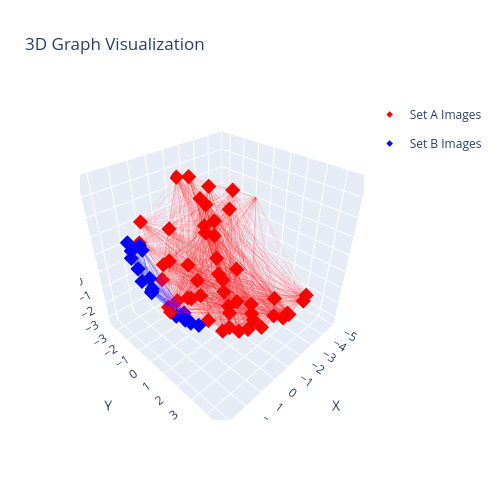

Notebook code cell kept with this figure:
### Code cell
utils.vis.plot_3D_graph(graph_a, graph_b)

### Figure 1 — Plotly figure (JSON) as saved in the notebook; plotly's stock layout.template omitted (floating-point values rounded to 4 significant figures; data arrays with more than 128 entries replaced by an {"elided": "..."} marker saying what was removed)
{"data": [{"hovertemplate": "%{x:.2f}, %{y:.2f}, %{z:.2f}<extra></extra>", "legendgroup": "groupA", "marker": {"color": "red", "opacity": 1.0, "size": 5, "symbol": "diamond"}, "mode": "markers", "name": "Set A Images", "showlegend": true, "x": [-1.421, -0.5056, -0.8713, -1.442, -1.208, -0.7221, -1.686, -1.106, -0.6855, -1.92, -1.979, -2.884, -0.2181, 0.4064, 0.5523, 2.908, 1.295, 0.8509, 1.249, 2.303, 0.6272, 0.1329, -0.8193, -2.465, 1.379, 1.162, 1.093, 1.872, -1.197, 0.3296, -2.434, 1.633, -0.8214, -0.3578, -2.979, -2.622, -2.723, -3.278, -4.092, -3.097, -2.857, -3.325, -4.338, -5.056, -2.277, 1.112, -1.567, -1.837, -2.277, -0.6984], "y": [1.098, 1.447, 1.028, 0.1261, 4.356, -1.162, 1.85, 2.386, 2.849, -0.4383, -0.8207, -0.3136, -0.3687, -0.3864, -0.4763, 1.279, -0.3722, 1.361, -1.545, 0.2932, -2.214, -2.356, -1.993, -1.465, 2.849, 3.597, 4.029, 3.713, 3.642, 4.133, 2.719, -2.548, 4.668, 4.71, -2.173, -2.515, -2.685, -2.466, -2.08, -2.934, -3.129, -2.922, -2.082, -0.9803, -3.304, -3.03, -3.425, 4.681, 4.535, -3.257], "z": [-2.018, -1.987, -2.036, -1.938, -0.5255, -1.498, -1.898, -1.81, -1.62, -1.716, -1.553, -1.422, -1.767, -1.599, -1.514, 0.2086, -1.184, -1.627, -0.5432, -0.5408, -0.3011, -0.3794, -0.9369, -1.042, -0.8779, -0.5108, -0.1331, 0.2984, -1.168, -0.4878, -1.435, 1.333, -0.1491, -0.01577, -0.1002, 0.09451, 0.4366, 0.6088, 1.196, 1.531, 1.911, 2.552, 2.275, 1.961, 3.306, 2.087, 3.46, -0.004015, -0.02787, 0.8472], "type": "scatter3d", "scene": "scene"}, {"hovertemplate": "%{x:.2f}, %{y:.2f}, %{z:.2f}<extra></extra>", "legendgroup": "groupB", "marker": {"color": "blue", "opacity": 1.0, "size": 5, "symbol": "diamond"}, "mode": "markers", "name": "Set B Images", "showlegend": true, "x": [3.309, 1.633, 1.842, 2.155, 2.713, 2.729, 2.669, 2.701, 2.959, 2.593, 2.982, 3.459, 3.46, 3.124, 2.708, 2.193, 2.424, 2.413], "y": [0.04642, 0.5303, 1.807, 1.652, 1.397, 2.013, 2.205, -0.3182, -1.256, -1.704, -1.109, 0.1433, 0.904, 0.3855, -0.2067, -1.451, -1.231, -0.7801], "z": [1.386, -1.172, -0.9374, -0.6901, -0.07628, 0.1322, 0.1284, 0.1976, 2.535, 1.732, 1.822, 2.166, 1.607, 0.9443, 0.4801, 1.702, 2.159, 0.5853], "type": "scatter3d", "scene": "scene"}, {"hoverinfo": "skip", "line": {"color": "rgba(255,0,0,0.6)", "width": 1}, "mode": "lines", "opacity": 0.3, "showlegend": false, "x": {"elided": "3192 float values"}, "y": {"elided": "3192 float values"}, "z": {"elided": "3192 float values"}, "type": "scatter3d", "scene": "scene"}, {"hoverinfo": "skip", "line": {"color": "rgba(0,0,255,0.6)", "width": 1}, "mode": "lines", "opacity": 0.3, "showlegend": false, "x": {"elided": "450 float values"}, "y": {"elided": "450 float values"}, "z": {"elided": "450 float values"}, "type": "scatter3d", "scene": "scene"}], "layout": {"scene": {"domain": {"x": [0.0, 1.0], "y": [0.0, 1.0]}, "xaxis": {"title": {"text": "X"}, "range": [-5.056, 3.46]}, "yaxis": {"title": {"text": "Y"}, "range": [-3.616, 4.9]}, "zaxis": {"title": {"text": "Z"}, "range": [-3.546, 4.97]}, "aspectmode": "cube"}, "title": {"text": "3D Graph Visualization"}, "width": 500, "height": 500}}
